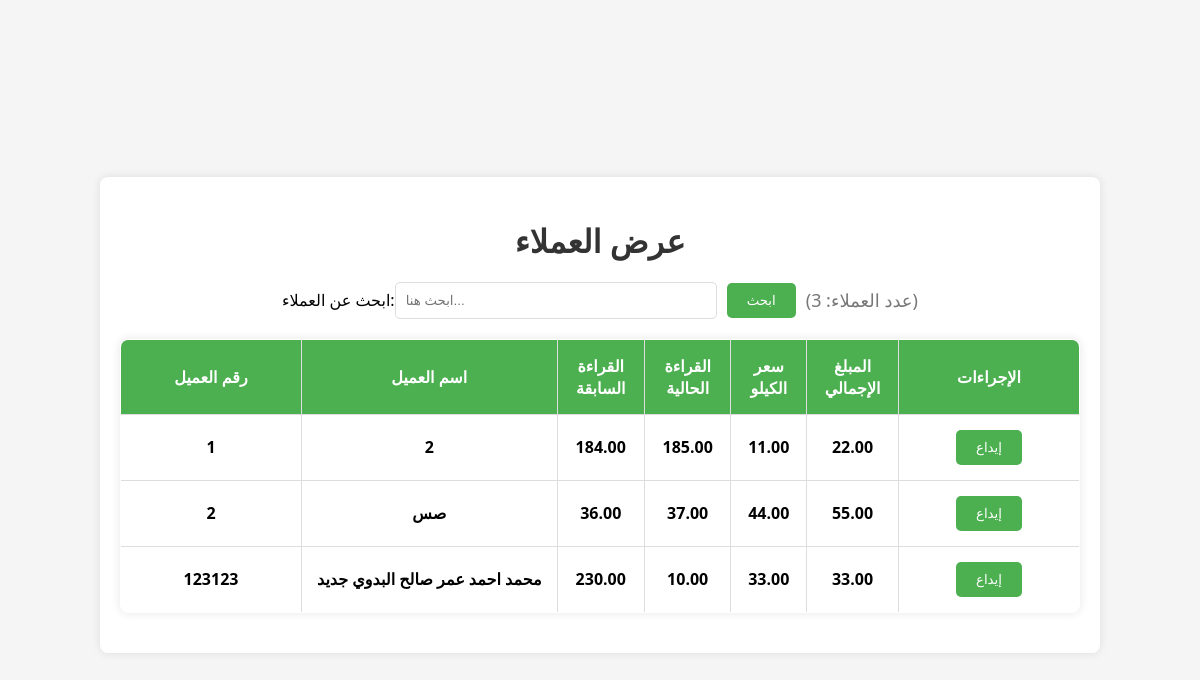
The page / on the database its author committed.
### tables this page shows
CREATE TABLE `clientdata` (
  `ClientID` int NOT NULL,
  `ClientName` varchar(255) DEFAULT NULL,
  `NEWREADING` varchar(20) DEFAULT NULL,
  `PreviousReading` decimal(10,2) DEFAULT NULL,
  `CurrentReading` decimal(10,2) DEFAULT NULL,
  `PricePerKilo` decimal(10,2) DEFAULT NULL,
  `SubscriptionPrice` decimal(10,2) DEFAULT NULL,
  `TotalAmount` decimal(10,2) GENERATED ALWAYS AS ((case when (`CurrentReading` > `PreviousReading`) then (((`CurrentReading` - `PreviousReading`) * `PricePerKilo`) + `SubscriptionPrice`) else `SubscriptionPrice` end)) STORED
);

### index.php (the view, shortened to what this page needs)
<!DOCTYPE html>
<html lang="en">
<head>
</head>
<body>
<div id="container">
<?php
$servername = "localhost";
$username = "ALI";
$password = "771415164Aa";
$database = "a";
try {
    $conn = new PDO("mysql:host=$servername;dbname=$database", $username, $password);
    $conn->setAttribute(PDO::ATTR_ERRMODE, PDO::ERRMODE_EXCEPTION);
} catch (PDOException $e) {
    echo "فشل الاتصال: " . $e->getMessage();
}
$sql = "SELECT ClientID, ClientName, PreviousReading, CurrentReading, PricePerKilo, TotalAmount FROM clientdata";
$stmt = $conn->prepare($sql);
try {
    if ($stmt->execute()) {
        $result = $stmt->fetchAll(PDO::FETCH_ASSOC);
        $rowCount = $stmt->rowCount();
        ?>
        <h1>عرض العملاء</h1>
        <form method="post" action="">
            <label for="searchTerm">ابحث عن العملاء:</label>
            <input type="text" name="searchTerm" id="searchTerm" oninput="searchClients()" placeholder="ابحث هنا...">
            <button type="submit">ابحث</button>
            <span class="count">(عدد العملاء: <?= $rowCount ?>)</span>
        </form>
        <table>
            <thead>
                <tr>
                    <th>رقم العميل</th>
                    <th>اسم العميل</th>
                    <th>القراءة السابقة</th>
                    <th>القراءة الحالية</th>
                    <th>سعر الكيلو</th>
                    <th>المبلغ الإجمالي</th>
                    <th>الإجراءات</th>
                </tr>
            </thead>
            <tbody id="resultsTableBody">
                <?php foreach ($result as $row): ?>
                    <tr>
                        <td><?= htmlspecialchars($row["ClientID"]) ?></td>
                        <td><?= htmlspecialchars($row["ClientName"]) ?></td>
                        <td><?= htmlspecialchars($row["PreviousReading"]) ?></td>
                        <td><?= htmlspecialchars($row["CurrentReading"]) ?></td>
                        <td><?= htmlspecialchars($row["PricePerKilo"]) ?></td>
                        <td><?= htmlspecialchars($row["TotalAmount"]) ?></td>
                        <td>
                            <button onclick='openDepositPage(<?= $row["ClientID"] ?>)'>إيداع</button>
                        </td>
                    </tr>
                <?php endforeach; ?>
            </tbody>
        </table>
        <?php
    } else {
        echo "خطأ في تنفيذ الاستعلام: " . $stmt->errorInfo()[2];
    }
} catch (PDOException $e) {
    echo "خطأ: " . $e->getMessage();
}
?>
</div>
</body>
</html>

### index.php (style rules this page uses)
body { font-family: 'Segoe UI', Tahoma, Geneva, Verdana, sans-serif; background-color: #f5f5f5; margin: 0; padding: 0; display: flex; justify-content: center; align-items: center; min-height: 100vh; }
#container { text-align: center; background-color: #fff; padding: 20px; border-radius: 8px; box-shadow: 0 0 10px rgba(0, 0, 0, 0.1); width: 80%; max-width: 1200px; margin-top: 30px; }
h1 { color: #333; margin-bottom: 20px; }
table { width: 100%; margin: 20px 0; border-collapse: collapse; box-shadow: 0 0 10px rgba(0, 0, 0, 0.1); overflow: hidden; border-radius: 8px; background-color: #fff; }
table, th, td { border: 1px solid #ddd; }
th, td { padding: 15px; text-align: center; font-weight: bold; }
th { background-color: #4CAF50; color: white; }
form { margin-bottom: 20px; display: flex; align-items: center; justify-content: center; }
input[type=text] { padding: 10px; margin-right: 10px; width: 300px; border: 1px solid #ddd; border-radius: 5px; }
button { padding: 10px 20px; background-color: #4CAF50; color: white; border: none; border-radius: 5px; cursor: pointer; }
.count { font-size: 18px; margin-left: 10px; color: #777; }
tbody tr td { white-space: nowrap; }
tbody tr td:first-child, tbody tr td:last-child { min-width: 150px; }

### rows shown on the page
clientdata: ClientID "1", ClientName "2", PreviousReading "184.00", CurrentReading "185.00", PricePerKilo "11.00", TotalAmount "22.00"
clientdata: ClientID "2", ClientName "صس", PreviousReading "36.00", CurrentReading "37.00", PricePerKilo "44.00", TotalAmount "55.00"
clientdata: ClientID "123123", ClientName "محمد احمد عمر صالح البدوي جديد", PreviousReading "230.00", CurrentReading "10.00", PricePerKilo "33.00", TotalAmount "33.00"

### other values the page prints
$rowCount "3"
